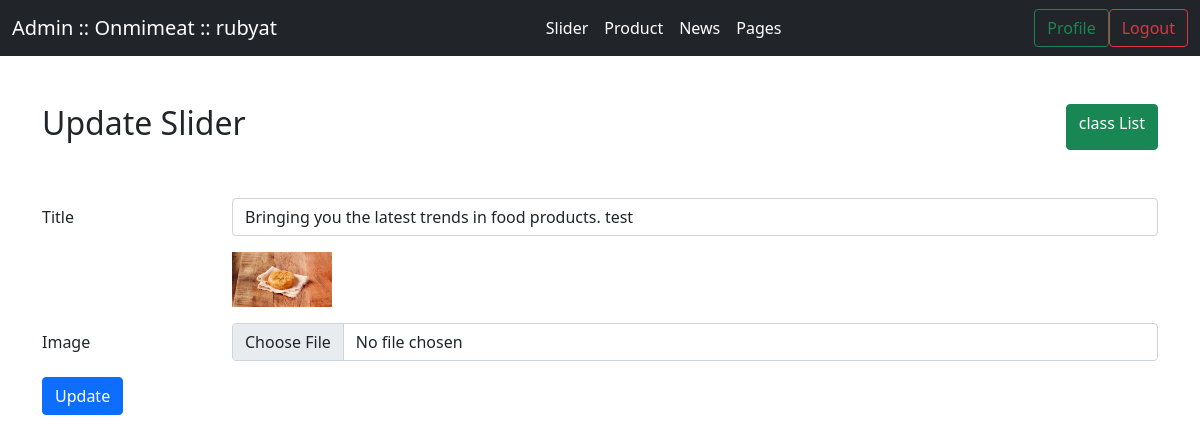
Screenshot of /admin/update_slider.php?slider_id=2 (signed in) with the database file from the repository.
### tables this page shows
CREATE TABLE `slider` (
  `slider_id` int(11) NOT NULL,
  `title` varchar(255) NOT NULL,
  `image` varchar(255) NOT NULL
);

### admin/update_slider.php (the view, shortened to what this page needs)
<?php
    $slider_id = $_GET['slider_id'];
    include"inc/con.php";
    if($_POST){
        if(!empty($_FILES['image']['name'])){
            $target_dir = "../uploads/";
            $target_file = $target_dir . basename($_FILES["image"]["name"]);
            $uploadOk = 1;
            $imageFileType = strtolower(pathinfo($target_file,PATHINFO_EXTENSION));
            $check = getimagesize($_FILES["image"]["tmp_name"]);
            if($check !== false) {
                echo "File is an image - " . $check["mime"] . ".";
                $uploadOk = 1;
            } else {
                echo "File is not an image.";
                $uploadOk = 0;
            }
            if (file_exists($target_file)) {
                echo "Sorry, file already exists.";
                $uploadOk = 0;
            }
            if ($_FILES["image"]["size"] > 500000) {
                echo "Sorry, your file is too large.";
                $uploadOk = 0;
            }
            if($imageFileType != "jpg" && $imageFileType != "png" && $imageFileType != "jpeg"
            && $imageFileType != "gif" ) {
                echo "Sorry, only JPG, JPEG, PNG & GIF files are allowed.";
                $uploadOk = 0;
            }
            if ($uploadOk == 0) {
                echo "Sorry, your file was not uploaded.";
                exit();
            } else {
                if (move_uploaded_file($_FILES["image"]["tmp_name"], $target_file)) {
                    $image = htmlspecialchars( basename( $_FILES["image"]["name"]));
                } else {
                    echo "Sorry, there was an error uploading your file.";
                    exit();
                }
            }
        }else{
            $image = $_POST['old_image'];
        }
        $sql = "UPDATE slider SET title='". $_POST['title'] ."',  image='". $image ."'  WHERE slider_id = $slider_id";
        if ($conn->query($sql) === TRUE) {
            echo "Record updated successfully";
            header('Location: index.php');
        } else {
            echo "Error updating record: " . $conn->error;
        }
        exit();
    }else{
        $sql = "SELECT * FROM slider WHERE slider_id = $slider_id";
        $result = $conn->query($sql);
        $slider = $result->fetch_assoc();
    }
?>
<?php include'inc/header.php';?>
        <div class="d-flex justify-content-between py-5">
            <h2>Update Slider</h2>
            <a href="class.php" class="btn btn-success">class List</a>
        </div>
        <form method="post" action="" enctype="multipart/form-data">
            <div class="row mb-3">
                <label for="title" class="col-sm-2 col-form-label">Title</label>
                <div class="col-sm-10">
                    <input value="<?php echo $slider['title'];?>" type="text" name="title" class="form-control" id="title">
                </div>
            </div>
           <div class="row mb-3">
                <label for="image" class="col-sm-2 col-form-label"></label>
                <div class="col-sm-10">
                    <img style="width:100px" src="../uploads/<?php echo $slider["image"];?>" alt="">
                </div>
            </div>
           <div class="row mb-3">
                <label for="image" class="col-sm-2 col-form-label">Image</label>
                <div class="col-sm-10">
                    <input type="file" name="image" class="form-control" id="image">
                </div>
            </div>
            <button type="submit" class="btn btn-primary">Update</button>
        </form>
<?php include'inc/footer.php';?>

### rows the page displays
slider: title "Bringing you the latest trends in food products. test", image (picture)

### other values shown
$_SESSION['user_name'] "rubyat"
